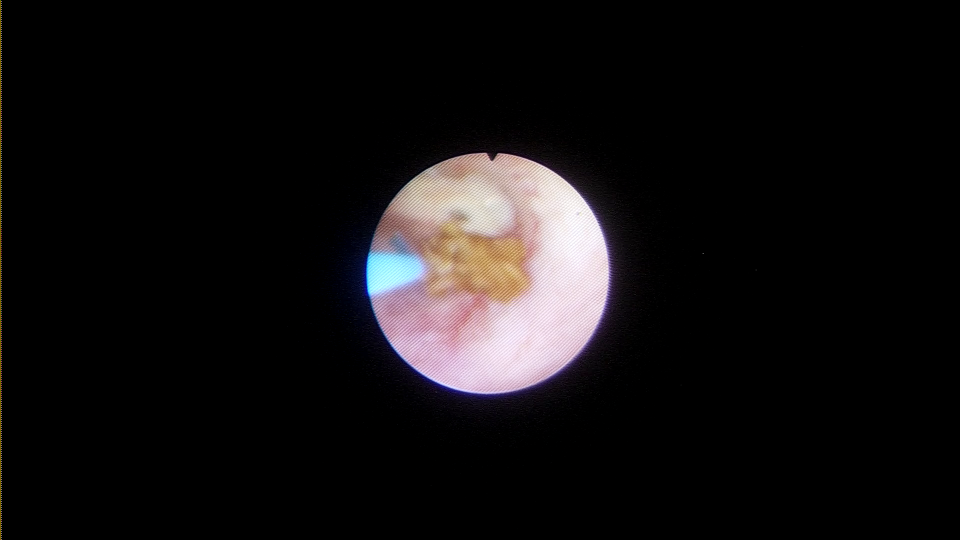
#> input picture MSS/01.png, 1920 x 1080 px (shown at 1/2 size)
$ jupyter execute tk.ipynb
#> lines starting #> are read from the running program, lines starting #| are printed output that depends on the picture; after the words box and inside, x2 and y2 are one past the last pixel; in counts of white or black regions, pixels touching at a corner belong together
[cell 1]
from tkinter import *
import tkinter as tk

root = Tk()


def key(event):
    print("pressed", repr(event.char))


def callback(event):
    print("clicked at", event.x, event.y)

canvas = tk.Canvas(root, width=200, height=200)
frame = Frame(root, width=200, height=200)
frame.focus_set()
frame.bind("<Key>", key)
frame.bind("<Button-1>", callback)
frame.pack()

root.mainloop()

[cell 2]
def main():
    root = Tk()
    w = Canvas(root, width=200, height=200, background='white')
    w.pack()
    global y
    y = []

    # [16 lines left out: function _paint, not called in this run]

    w.bind("<Button-1>",_paint)

    mainloop()


if __name__ == '__main__':
    main()

[cell 3]
import cv2
import numpy as np
img0 = cv2.imread('01.png')
#> img0 is the input picture: shape (1080, 1920, 3); mean B, G, R 17.9, 17.2, 19.4
area_left = 720
area_right = 1250
area_up = 300
area_bottom = 800
# avg G&B
aB = 105.9
aG = 157.4
img1 = img0
img =  img1[area_up:area_bottom, area_left:area_right,:]
# [4 lines of commented-out code are left out]
img= cv2.medianBlur(img,7)
img= cv2.medianBlur(img, 5)
# img= cv2.medianBlur(img, 5)
B,G= img[:,:,0], img[:,:,1]
B = 255-(np.abs(B-aB))
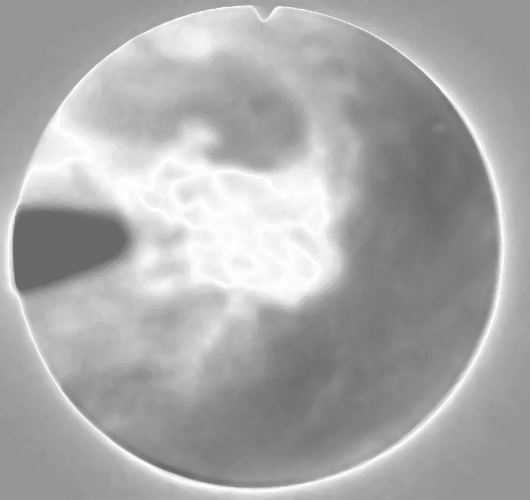
#> B: shape (500, 530) float64; min 105.9, max 254.9, mean 170.1
G = 255-(np.abs(G-aG))
B = B/255
G = G/255
B = np.power(B, 10)
G = np.power(G, 10)
B = B*255
G = G*255
B= cv2.blur(B, (25, 25))
G= cv2.blur(G, (25, 25))
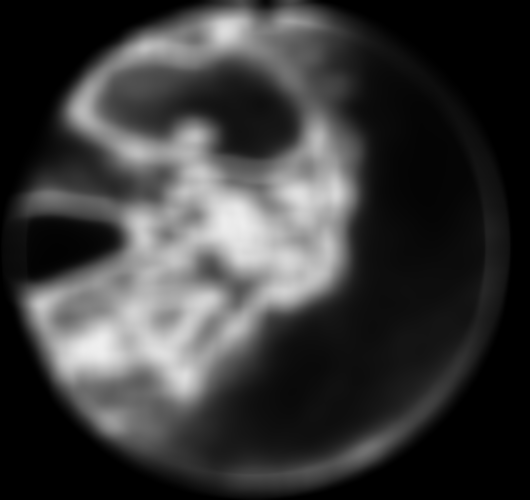
#> G: shape (500, 530) float64; min 0.0172, max 239.3, mean 58.2

Y =( 3*B +  G)/4

Y = np.floor(Y).round().astype(np.uint8)
Y= cv2.blur(Y, (25, 25))
# Y= cv2.blur(Y, (25, 25))

Y = Y/255
Y = np.power(Y,3)
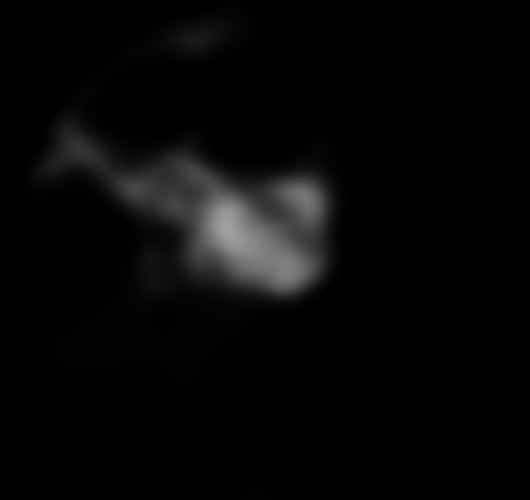
#> Y: shape (500, 530) float64; min 0, max 0.625, mean 0.0295
Y = Y*255
Y = np.floor(Y).round().astype(np.uint8)
Y= cv2.blur(Y, (25, 25))
# Y= cv2.blur(Y, (25, 25))


ret,imgthresh = cv2.threshold(Y,0,255,
            cv2.THRESH_BINARY_INV+cv2.THRESH_OTSU)     #Otsu阈值处理,转化为二值图
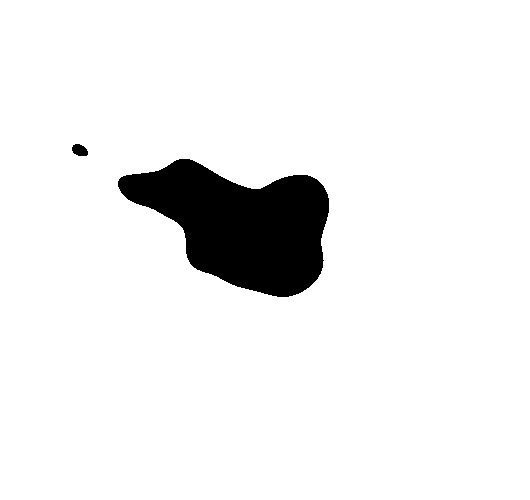
#> imgthresh: shape (500, 530); 93.3% white; 2 black regions, box (x1, y1, x2, y2) and area: (118, 159, 329, 297) 17577, (72, 144, 88, 156) 147
#> ret = 41
kernel = np.ones((3,3),np.uint8)                       #定义形态变换卷积核
imgopen = cv2.morphologyEx(imgthresh,cv2.MORPH_OPEN,
            kernel,iterations=2)                       #形态变换：开运算
imgbg = cv2.dilate(imgopen,kernel,iterations=3)        #膨胀操作，确定背景
#> imgbg: shape (500, 530); 94.2% white; 2 black regions, box (x1, y1, x2, y2) and area: (122, 162, 326, 294) 15422, (76, 148, 84, 153) 20
imgdist = cv2.distanceTransform(imgopen,cv2.DIST_L2,0) #距离转换，用去确定前景
ret,imgfg = cv2.threshold(imgdist,
                    0.7*imgdist.max(),255,2)           #对距离转换结果进行阈值处理
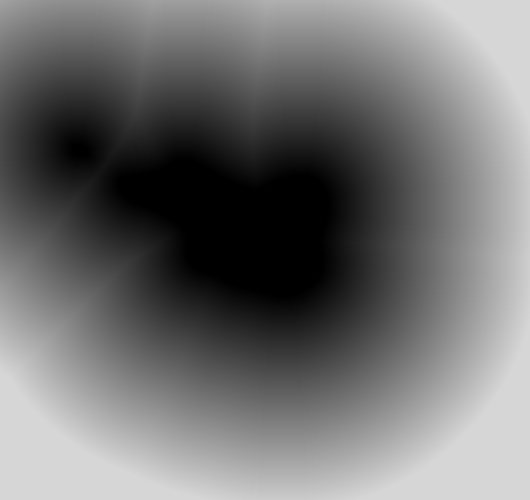
#> imgfg: shape (500, 530) float32; min 0, max 214.3, mean 112.5
#> ret = 214.3
imgfg = np.uint8(imgfg)                                #转换为整数，获得前景
ret,markers = cv2.connectedComponents(imgfg)           #标记阈值处理结果
#> ret = 2
unknown = cv2.subtract(imgbg,imgfg)                    #确定位置未知区域
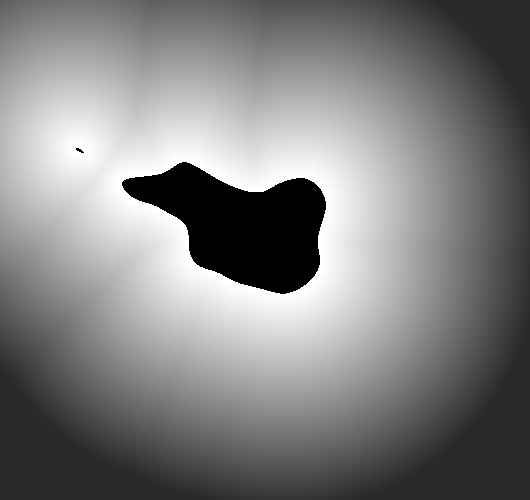
#> unknown: shape (500, 530); min 0, max 255, mean 128
markers = markers + 1                                  #加1使背景不为0
markers[unknown == 255] = 0                            #将未知区域设置为0
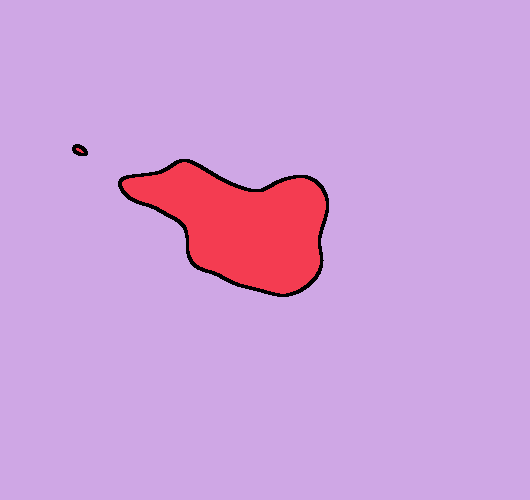
#> markers: shape (500, 530) int32; 3 distinct labels, from 0 to 2; one colour per label, 0 black
imgwater = cv2.watershed(img,markers)                  #执行分水岭算法分割图像
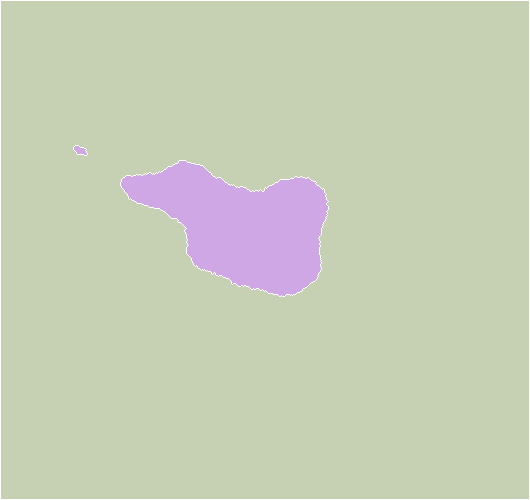
#> imgwater: shape (500, 530) int32; 3 distinct labels, from -1 to 2; one colour per label, 0 black, -1 white
img[imgwater == -1] = [0,255,0]
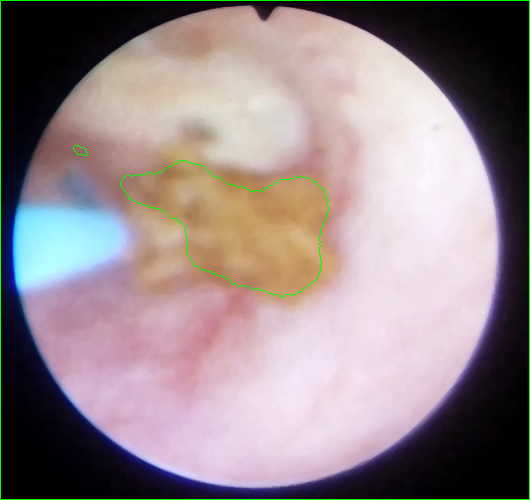
#> img: shape (500, 530, 3); mean B, G, R 137.2, 134.3, 148.3
cv2.imshow('1',img)
cv2.waitKey(0)  # 用于给窗口提供展示时间
cv2.destroyAllWindows()

[cell 4]
from PIL import Image, ImageTk
import tkinter as tk
import cv2
frame = cv2.imread('01.png')
root = tk.Tk()
w = tk.Canvas(root, width=800, height=800, background='white')
w.pack()
photo = ImageTk.PhotoImage(image=Image.fromarray(frame))
w.create_image(200,200, image=photo, anchor=tk.CENTER)  # 坐标代表中心位置
root.mainloop()

[cell 5]
import numpy as np
import cv2
import matplotlib.pyplot as plt
def plotRGB(r, g, b):
    plt.figure(figsize=(20,20))
    plt.subplot(3,1,1), plt.title('Channel_R')
    plt.imshow(r,cmap='gray')  # cmap表示用灰度显示这些图片
    plt.subplot(3,1,2), plt.title('Channel_G')
    plt.imshow(g,cmap='gray')
    plt.subplot(3,1,3), plt.title('Channel_B')
    plt.imshow(b,cmap='gray')

def hist_normalization(img, a=0, b=220):
    c = img.min()
    d = img.max()

    out = img.copy()
    # normalization
    out = (b - a) / (d - c) * (out - c) + a
    out[out < a] = a
    out[out > b] = b

    out = out.astype(np.uint8)
    return out

def gamma(img,gamma):
#> called with gamma = 1.5
    b, g, r = cv2.split(img)
    b,g,r = b/255,g/255,r/255
    b = np.power(b,gamma)
    g = np.power(g,gamma)
    r = np.power(r,gamma)
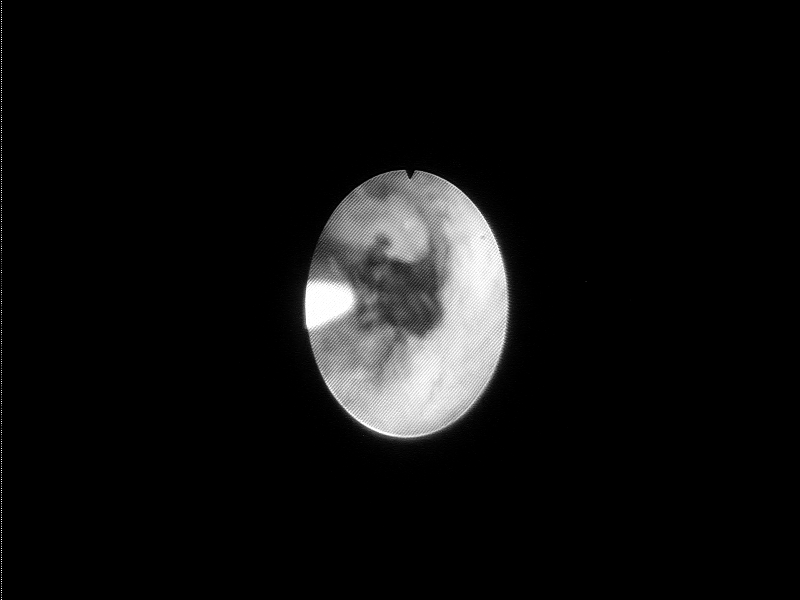
#> r: shape (600, 800) float64; min 0, max 1, mean 0.0602
    r = r * 255
    b = b * 255
    g = g * 255
    # 通道都为0-255的整型数或0-1的浮点数
    b = np.floor(b).round().astype(np.uint8)
    g = np.floor(g).round().astype(np.uint8)
    r = np.floor(r).round().astype(np.uint8)
    img = cv2.merge([b, g, r])
    return img

def frame_seg(input_img, xcoordinate, ycoordinate):
        # [6 lines of commented-out code are left out]
    aB = 60
    aG = 100
    aR = 140
    img = input_img
    img = gamma(img,1.5)
    img = hist_normalization(img)
#> in hist_normalization, `c = img.min()`: c = 0
#> in hist_normalization, `d = img.max()`: d = 255
    # cv2.imshow('1',img)
    # cv2.waitKey(0)  # 用于给窗口提供展示时间
    # cv2.destroyAllWindows()
    if len(xcoordinate)>=2:
        print("heha")
        x = xcoordinate
        y = ycoordinate
    # print(type(y))
        x0 = x[0]; x1 = x[1]
        y0 = y[0]; y1 = y[1]
    # print(type(y0))
        posx,posy,posx1,posy1 = exchange(x0,y0,x1,y1)
     # 截取图像 高度；宽度；通道

        aR = np.average(img[posy:posy1, posx:posx1, 0])
        aG = np.average(img[posy:posy1, posx:posx1, 1])
        aB = np.average(img[posy:posy1, posx:posx1, 2])
    print(aR,aG,aB)
    B, G, R = img[:, :, 2], img[:, :, 1], img[:, :, 0]
    # [8 lines of commented-out code are left out]
    B = 255-(np.abs(B-aB))
    G = 255-(np.abs(G-aG))
    R = 255-(np.abs(R-aR))
    """由各通道减去所选区域均值，结石区域变为0，255-之后结石区域会高亮显示
    """
    # plotRGB(R,G,B)
    # 对各通道进行归一化
    B = B/255
    G = G/255
    R = R/255

    # 增强暗部和亮部区域
    B = np.power(B, 30)
    G = np.power(G, 20)
    R = np.power(R, 20)
    B = B*255
    G = G*255
    R = R*255

    # B = B.round().astype(np.uint8)
    # B= cv2.medianBlur(B,15)
    B = cv2.blur(B, (25, 25))
    B = cv2.blur(B, (25, 25))
    B = cv2.blur(B, (25, 25))
    B = cv2.blur(B, (5, 5))
    B = cv2.blur(B, (5, 5))
    # B = cv2.blur(B, (5, 5))

    # G = G.round().astype(np.uint8)
    # G= cv2.medianBlur(G,15)
    G = cv2.blur(G, (25, 25))
    G = cv2.blur(G, (25, 25))
    G = cv2.blur(G, (5, 5))
    G = cv2.blur(G, (5, 5))
    G = cv2.blur(G, (5, 5))

    R= cv2.blur(R, (25, 25))
    R= cv2.blur(R, (25, 25))
    R= cv2.blur(R, (25, 25))

    # [9 lines of commented-out code are left out]
    plotRGB(R,G,B)
    print(aB)
    if aB < 70:
        Y = (5*B+G)/6   # B和G通道合成
        print("B通道")
    else:
        Y = (4*R + G)/5

    # R = np.floor(R).round().astype(np.uint8)
    # cv2.imshow('CHANNEL_R',R)
    # cv2.waitKey(0)

    Y = Y/255
    Y = np.power(Y,2.5)
    Y = Y*255
    Y = np.floor(Y).round().astype(np.uint8)
    Y = cv2.blur(Y, (25, 25))
    Y = cv2.blur(Y, (25, 25))
    Y = cv2.blur(Y, (5, 5))
    plt.figure(figsize=(10,10))
    plt.imshow(Y,cmap='gray')
    # plt.figure(figsize=(10,10))
    # plt.imshow(Y,cmap='gray')
    ret, imgthresh = cv2.threshold(Y, 0, 255,
                                   cv2.THRESH_BINARY_INV+cv2.THRESH_OTSU)  # Otsu阈值处理,转化为二值图
#> ret = 0

    kernel = np.ones((3, 3), np.uint8)  # 定义形态变换卷积核

    imgopen = cv2.morphologyEx(imgthresh, cv2.MORPH_OPEN,
                               kernel, iterations=7)  # 形态变换：开运算

    imgbg = cv2.dilate(imgopen, kernel, iterations=5)  # 膨胀操作，确定背景
    imgbg = cv2.erode(imgbg,kernel,iterations = 3)

    imgdist = cv2.distanceTransform(imgopen, cv2.DIST_L2, 0)  # 距离转换，用去确定前景

    ret, imgfg = cv2.threshold(imgdist,
                               0.7*imgdist.max(), 255, 2)  # 对距离转换结果进行阈值处理
#> ret = 330.2

    imgfg = np.uint8(imgfg)  # 转换为整数，获得前景

    ret, markers = cv2.connectedComponents(imgfg)  # 标记阈值处理结果
#> ret = 2

    unknown = cv2.subtract(imgbg, imgfg)  # 确定位置未知区域

    markers = markers + 1  # 加1使背景不为0
    markers[unknown == 255] = 0  # 将未知区域设置为0
    imgwater = cv2.watershed(img, markers)  # 执行分水岭算法分割图像
    img[imgwater == -1] = [0, 255, 0]  # 将原图中被标记点设置为绿色

    return img

# [9 lines left out: function exchange, not called in this run]

flag = 0
posx, posy, posx1, posy1 = 0,0,0,0

# [17 lines left out: function on_mouse, not called in this run]

img = cv2.imread('01.png')

img = cv2.resize(img, (800,600),
                        interpolation=cv2.INTER_CUBIC)
img = cv2.cvtColor(img, cv2.COLOR_BGR2RGB)
img = frame_seg(img,[],[])#,[366,430],[279,321])
img = cv2.cvtColor(img, cv2.COLOR_RGB2BGR)
cv2.imshow('1',img)
cv2.setMouseCallback("1", on_mouse, 0)
cv2.waitKey(0)  # 用于给窗口提供展示时间
cv2.destroyAllWindows()
